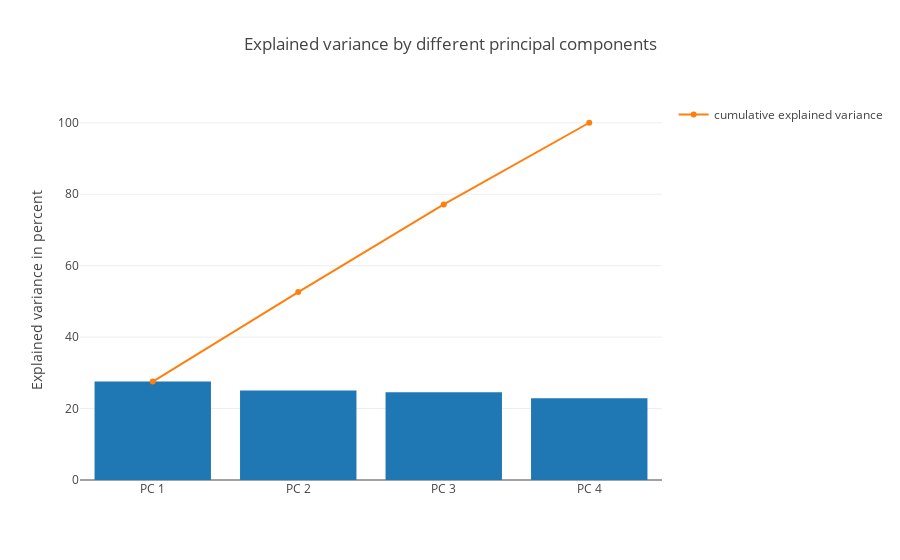

This figure's notebook cell:
### Code cell
import warnings
warnings.filterwarnings("ignore", category=DeprecationWarning)
tot = sum(eig_vals)
var_exp = [(i / tot)*100 for i in sorted(eig_vals, reverse=True)]
cum_var_exp = np.cumsum(var_exp)

trace1 = Bar(
        x=['PC %s' %i for i in range(1,5)],
        y=var_exp,
        showlegend=False)

trace2 = Scatter(
        x=['PC %s' %i for i in range(1,5)], 
        y=cum_var_exp,
        name='cumulative explained variance')

data = Data([trace1, trace2])

layout=Layout(
        yaxis=YAxis(title='Explained variance in percent'),
        title='Explained variance by different principal components')

fig = Figure(data=data, layout=layout)
py.iplot(fig)

### Figure 1 — Plotly figure (JSON) as saved in the notebook; plotly's stock layout.template omitted (floating-point values rounded to 4 significant figures)
{"data": [{"showlegend": false, "type": "bar", "uid": "ab84cf5c-c137-11e8-a0c1-ccb0da71af6e", "x": ["PC 1", "PC 2", "PC 3", "PC 4"], "y": [27.56, 25.03, 24.53, 22.88]}, {"name": "cumulative explained variance", "type": "scatter", "uid": "ab84cf5d-c137-11e8-a4d0-ccb0da71af6e", "x": ["PC 1", "PC 2", "PC 3", "PC 4"], "y": [27.56, 52.59, 77.12, 100]}], "layout": {"title": "Explained variance by different principal components", "yaxis": {"title": "Explained variance in percent"}}}
